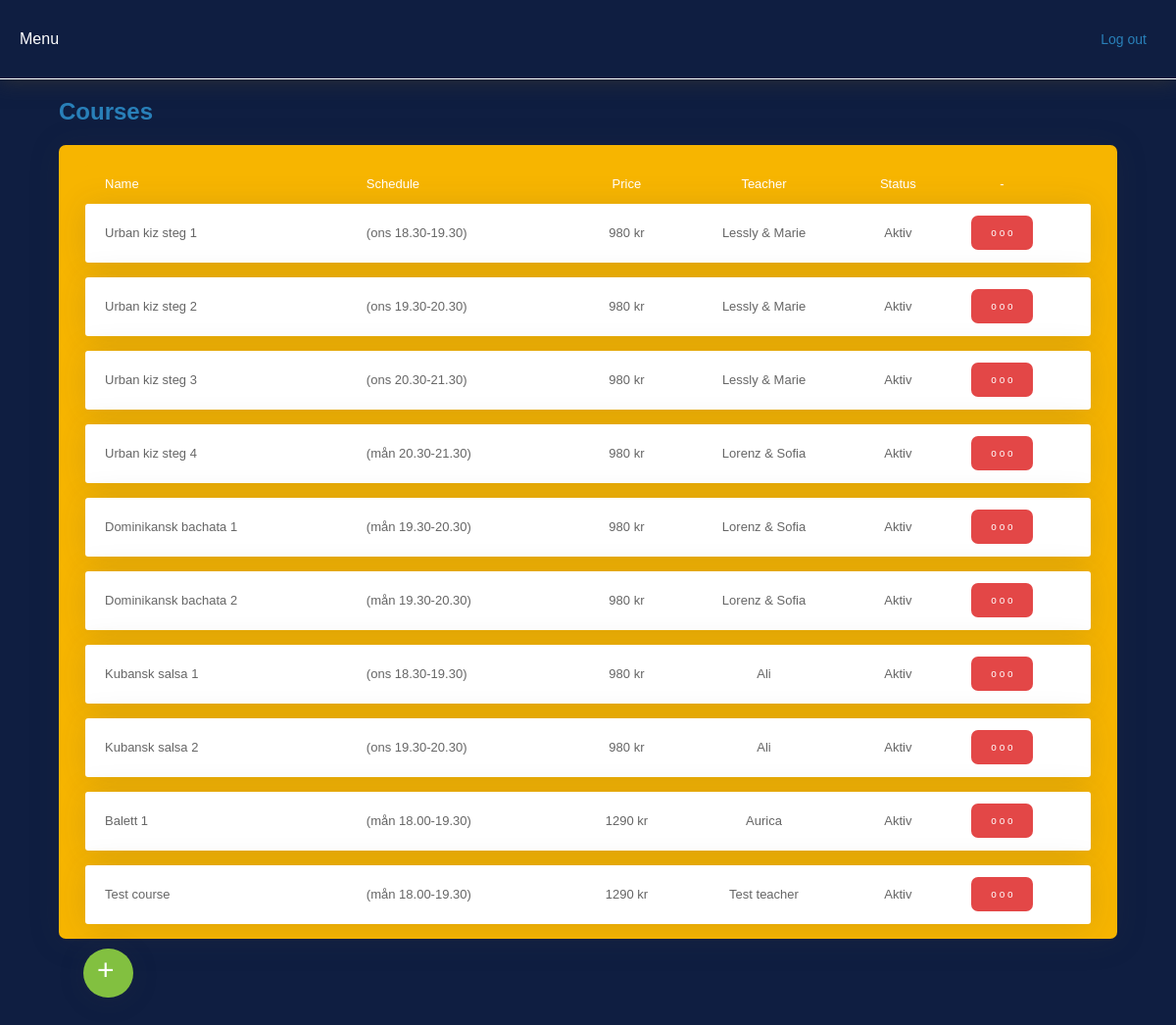
Page /admin/courses.php (signed in) on the committed database.
### tables this page shows
CREATE TABLE `courses` (
  `id_course` int(11) NOT NULL,
  `name` varchar(255) DEFAULT NULL,
  `schedule` text,
  `teacher` varchar(255) DEFAULT NULL,
  `category` int(11) DEFAULT '1',
  `price` varchar(255) DEFAULT NULL,
  `status` int(11) DEFAULT NULL
);

### inc/funciones.php (called while the page is built, shortened)
	<?php
function statusBinario($statusB)
{
	if ($statusB == 1) return "Aktiv";
	else return "Inaktiv";
}
			?>

### admin/inc/courses_list.php (the view, shortened to what this page needs)
<div class="user_div">
<table width="100%" cellspacing="0" class="table_user" style="background-color: #F7B500;margin: 20px auto 0; ">
    <tr height="40" style="color: #FFF;">
        <td width="26%" nowrap="nowrap" align="left" style="padding: 0 0 0 20px; border-bottom: 1px solid #F7B500;">Name</td>
        <td width="25%" nowrap="nowrap" align="left" style="padding: 0 0 0 20px; border-bottom: 1px solid #F7B500;">Schedule</td>
        <td width="5.64%" nowrap="nowrap" align="center" style="padding: 0 0 0 0; border-bottom: 1px solid #F7B500;">Price</td>
        <td width="21.66%" nowrap="nowrap" align="center" style="padding: 0 0 0 0; border-bottom: 1px solid #F7B500;">Teacher</td>
        <td width="5%" nowrap="nowrap" align="center" style="padding: 0 0 0 0; border-bottom: 1px solid #F7B500;">Status</td>
        <td width="16.66%" nowrap="nowrap" align="center" style="padding: 0 10px 0 0; border-bottom: 1px solid #F7B500;">-</td>
    </tr>
</table>
    <?php if ($row_DatosConsulta > 0) {  ?>
    <?php do { ?>
<table width="100%" cellspacing="0" class="table_user" style="margin: 0 auto 15px; box-shadow: 0 .15rem 2rem 0 rgba(58,59,69,.15)!important;">
    <tr class="line" height="60">
        <td width="26%" nowrap="nowrap" align="left" style="padding: 0 0 0 20px;"><?php echo $row_DatosConsulta['name']; ?></td>
        <td width="25%" nowrap="nowrap" align="left" style="padding: 0 0 0 20px;"><?php echo $row_DatosConsulta['schedule']; ?></td>
        <td width="5.64%" nowrap="nowrap" align="center" style="padding: 0 0 0 0;"><?php echo $row_DatosConsulta['price']; ?> kr</td>
        <td width="21.66%" nowrap="nowrap" align="center" style="padding: 0 0 0 0;"><?php echo $row_DatosConsulta['teacher']; ?></td>
        <td width="5%" nowrap="nowrap" align="center" style="padding: 0 0 0 0;"><?php echo statusBinario($row_DatosConsulta['status']); ?></td>
        <td width="16.66%" nowrap="nowrap" align="center" style="padding: 0 10px 0 0;">
        <div class="arternative">
            <button class="artbtn">o o o</button>
        </div>
        </td>
    </tr>
    <?php } while ($row_DatosConsulta = mysqli_fetch_assoc($DatosConsulta));
    }
    else
    {  ?>
    <?php } ?>
</table>
</div>
<a href="courses.php?new=1"><div class="flying_button">+</div></a>

### admin/css/style_adm.css (style rules this page uses)
body { margin:0 auto; padding:0; font-family: 'Lucida Sans', 'Lucida Sans Regular', 'Lucida Grande', 'Lucida Sans Unicode', Geneva, Verdana, sans-serif; background-color: #0F1E41; }
a { margin: 0; }
.container a { text-decoration: none; color: rgb(52, 160, 233); }
.table_user { width: 95%; background-color: #FFF; font-size: 13px; border-radius: 3px; }
.line { color: #666; }
.user_div { width: 90%; overflow: auto; background-color: #F7B500; margin: 0px auto 110px; border-radius: 7px; box-shadow: 0 .15rem 2rem 0 rgba(58,59,69,.15)!important; }
.flying_button { width: 20px; height: 40px; padding: 5px 17px 5px 14px; border-radius: 25px; background-color: #82C040; color: #FFF; box-shadow: 0 .15rem 1.75rem 0 rgba(58,59,69,.15)!important; font-size: 30px; position: fixed; left: 85px; bottom: 50px; cursor: pointer; }
.artbtn { background-color: #E34747; color: white; padding: 12px 20px; border-radius: 7px; font-size: 16px; border: none; cursor: pointer; font-size: 10px; }
.arternative { display: inline-block; }

### rows in the picture
courses: name "Urban kiz steg 1", schedule "(ons 18.30-19.30)", price "980", teacher "Lessly & Marie", status "Aktiv"
courses: name "Urban kiz steg 2", schedule "(ons 19.30-20.30)", price "980", teacher "Lessly & Marie", status "Aktiv"
courses: name "Urban kiz steg 3", schedule "(ons 20.30-21.30)", price "980", teacher "Lessly & Marie", status "Aktiv"
courses: name "Urban kiz steg 4", schedule "(mån 20.30-21.30)", price "980", teacher "Lorenz & Sofia", status "Aktiv"
courses: name "Dominikansk bachata 1", schedule "(mån 19.30-20.30)", price "980", teacher "Lorenz & Sofia", status "Aktiv"
courses: name "Dominikansk bachata 2", schedule "(mån 19.30-20.30)", price "980", teacher "Lorenz & Sofia", status "Aktiv"
courses: name "Kubansk salsa 1", schedule "(ons 18.30-19.30)", price "980", teacher "Ali", status "Aktiv"
courses: name "Kubansk salsa 2", schedule "(ons 19.30-20.30)", price "980", teacher "Ali", status "Aktiv"
courses: name "Balett 1", schedule "(mån 18.00-19.30)", price "1290", teacher "Aurica", status "Aktiv"
courses: name "Test course", schedule "(mån 18.00-19.30)", price "1290", teacher "Test teacher", status "Aktiv"
